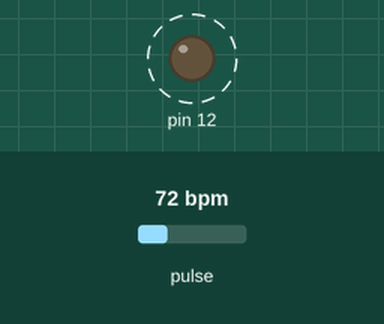
Bench run of a sketch on a simulated Arduino Uno, built with avr-gcc and run on an emulated ATmega328P. Parts: output pins drawn as LEDs (lit = HIGH). Dashed ring = blinking. The inputs (shaded band) are chosen by the test bench; at power-on: pulse 72 bpm. What the sketch prints to the serial monitor is not drawn.

Above: at 1.2 s.
1.3 s: pulse set to 42 bpm
At 2.9 s:
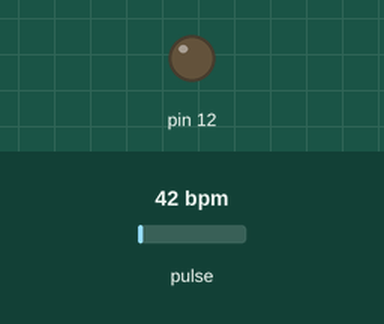
3.7 s: pulse set to 100 bpm
At 4.44 s:
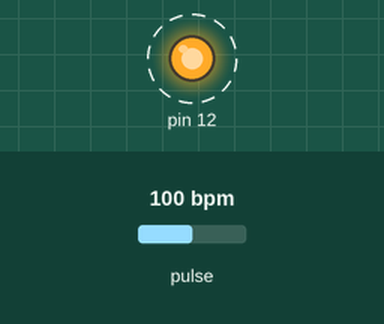
Timing chart, 0 to 12.7 s (numbered marks = the images above; inputs shaded):
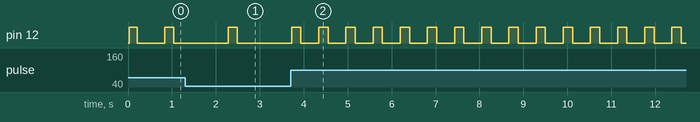

Measured:
- after the input at 3.7 s, pin 12: alternates HIGH for 0.21 s and LOW for 0.40 s, starting after 0.64 s

The sketch:

IR_pulsr.ino
```cpp
#define USE_ARDUINO_INTERRUPTS false
#include <PulseSensorPlayground.h>

const int OUTPUT_TYPE = SERIAL_PLOTTER;

const int PULSE_INPUT = 14;
const int PULSE_BLINK = 12;    // Pin 13 is the on-board LED
const int PULSE_FADE = 5;
const int THRESHOLD = 550;   // Adjust this number to avoid noise when idle

byte samplesUntilReport;
const byte SAMPLES_PER_SERIAL_SAMPLE = 10;

PulseSensorPlayground pulseSensor;

void setup() {
  Serial.begin(115200);

  // Configure the PulseSensor manager.
  pulseSensor.analogInput(PULSE_INPUT);
  pulseSensor.blinkOnPulse(PULSE_BLINK);
  pulseSensor.fadeOnPulse(PULSE_FADE);

  pulseSensor.setSerial(Serial);
  pulseSensor.setOutputType(OUTPUT_TYPE);
  pulseSensor.setThreshold(THRESHOLD);

  // Skip the first SAMPLES_PER_SERIAL_SAMPLE in the loop().
  samplesUntilReport = SAMPLES_PER_SERIAL_SAMPLE;

  // Now that everything is ready, start reading the PulseSensor signal.
  if (!pulseSensor.begin()) {
  }
}

void loop() {
  int myBPM = pulseSensor.getBeatsPerMinute();
  if (pulseSensor.sawNewSample()) {
    if (--samplesUntilReport == (byte) 0) {
      samplesUntilReport = SAMPLES_PER_SERIAL_SAMPLE;

      pulseSensor.outputSample();
      if (pulseSensor.sawStartOfBeat()) {
        pulseSensor.outputBeat();
      }
    }

    /*******
      Here is a good place to add code that could take up
      to a millisecond or so to run.
    *******/
  }
  Serial.print("BPM: ");                        // Print phrase "BPM: "
  Serial.println(myBPM);                        // Print the value inside of myBPM.
}
```
